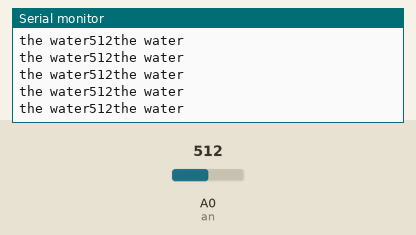
A sketch run on a simulated Arduino Uno, built with avr-gcc and run on an emulated ATmega328P. Parts: the last lines printed to the serial monitor. Inputs (shaded band) come from the test bench; at power-on: A0 (an) = 512.

Above: at 1.2 s.
1.3 s: A0 (an) set to 109
At 1.8 s:
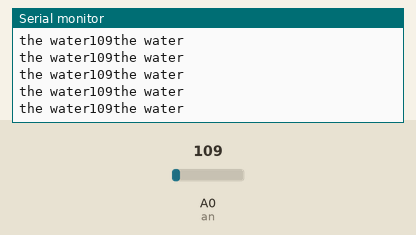
4.3 s: A0 (an) set to 94
At 5.1 s:
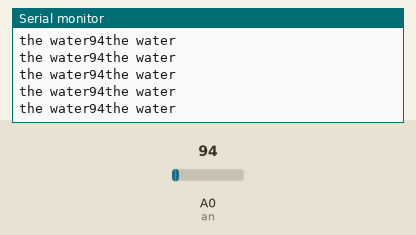
10.3 s: A0 (an) set to 990
At 10.8 s:
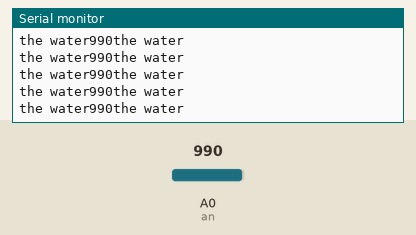
11.8 s: A0 (an) set to 1016
At 12.3 s:
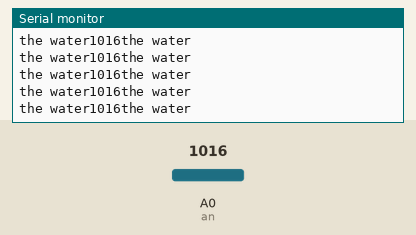
Timing chart, 0 to 14.8 s (numbered marks = the images above; inputs shaded):
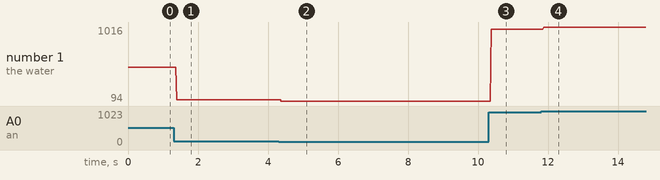

The sketch:

code_file.ino
```cpp
#define an A0
int value=0;


void setup() {
  // put your setup code here, to run once:
   Serial.begin(9600);
}

void loop() {
  // put your main code here, to run repeatedly:
  value=analogRead(an);
  Serial.print("the water");

  Serial.print(value);
  Serial.println("the water");

}
```

Measured:
- after the input at 1.3 s, the serial monitor: prints a new line after 0.09 s (image 1)
- after the input at 4.3 s, the serial monitor: prints a new line after 0.08 s (image 2)
- after the input at 10.3 s, the serial monitor: prints a new line after 0.07 s (image 3)
- after the input at 11.8 s, the serial monitor: prints a new line after 0.08 s (image 4)
- plotted number 1: 512 → 109 after the input at 1.3 s, 109 → 94 after the input at 4.3 s, 94 → 990 after the input at 10.3 s, 990 → 1016 after the input at 11.8 s
